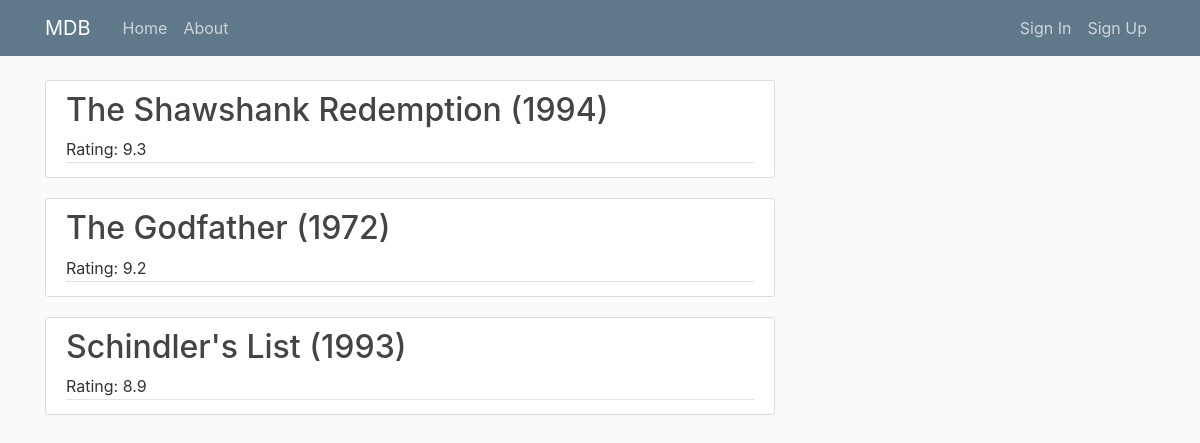
The page /toprated/ on the database its author committed.
### blog/models.py (models this page shows, shortened)
class Movie(models.Model):
    title = models.CharField(max_length=100)
    rating = models.FloatField()
    storyline = models.TextField()
    genres = models.CharField(choices=[("Action", "Action"), ("Thriller", "Thriller"), ("Sci-Fi", "Sci-Fi"),
                                       ("War", "War"), ("Romance", "Romance"), ("Drama", "Drama")], default="Action",
                              max_length=50)
    upvote = models.IntegerField(default=0)
    downvote = models.IntegerField(default=0)
    date_added = models.DateTimeField(default=timezone.now)

### blog/views.py (the view)
# urls.py: path('toprated/', views.toprated, name='blog-toprated')
def toprated(request):
    context = {'toprated': Movie.objects.order_by('-rating')}
    return render(request, template_name='blog/toprated.html', context=context)

### blog/templates/blog/toprated.html
{% extends "blog/base.html" %}
{% block content %}
    {% for toprate in toprated %}
        <article class="media content-section">
          <div class="media-body">
            <h2><a class="article-title" href="{% url 'movie-detail' toprate.id %}">{{ toprate.title }}</a></h2>
              <div class="article-metadata">
                 <a class="mr-2">Rating: {{ toprate.rating }}</a>
            </div>
          </div>
        </article>
    {% endfor %}
{% endblock content %}

### blog/static/blog/main.css (style rules this page uses)
body { background: #fafafa; color: #333333; margin-top: 5rem; }
h1, h2, h3, h4, h5, h6 { color: #444444; }
.content-section { background: #ffffff; padding: 10px 20px; border: 1px solid #dddddd; border-radius: 3px; margin-bottom: 20px; }
.article-title { color: #444444; }
.article-metadata { padding-bottom: 1px; margin-bottom: 4px; border-bottom: 1px solid #e3e3e3 }

### rows shown on the page
Movie: title "The Shawshank Redemption (1994)", rating "9.3"
Movie: title "The Godfather (1972)", rating "9.2"
Movie: title "Schindler's List (1993)", rating "8.9"
